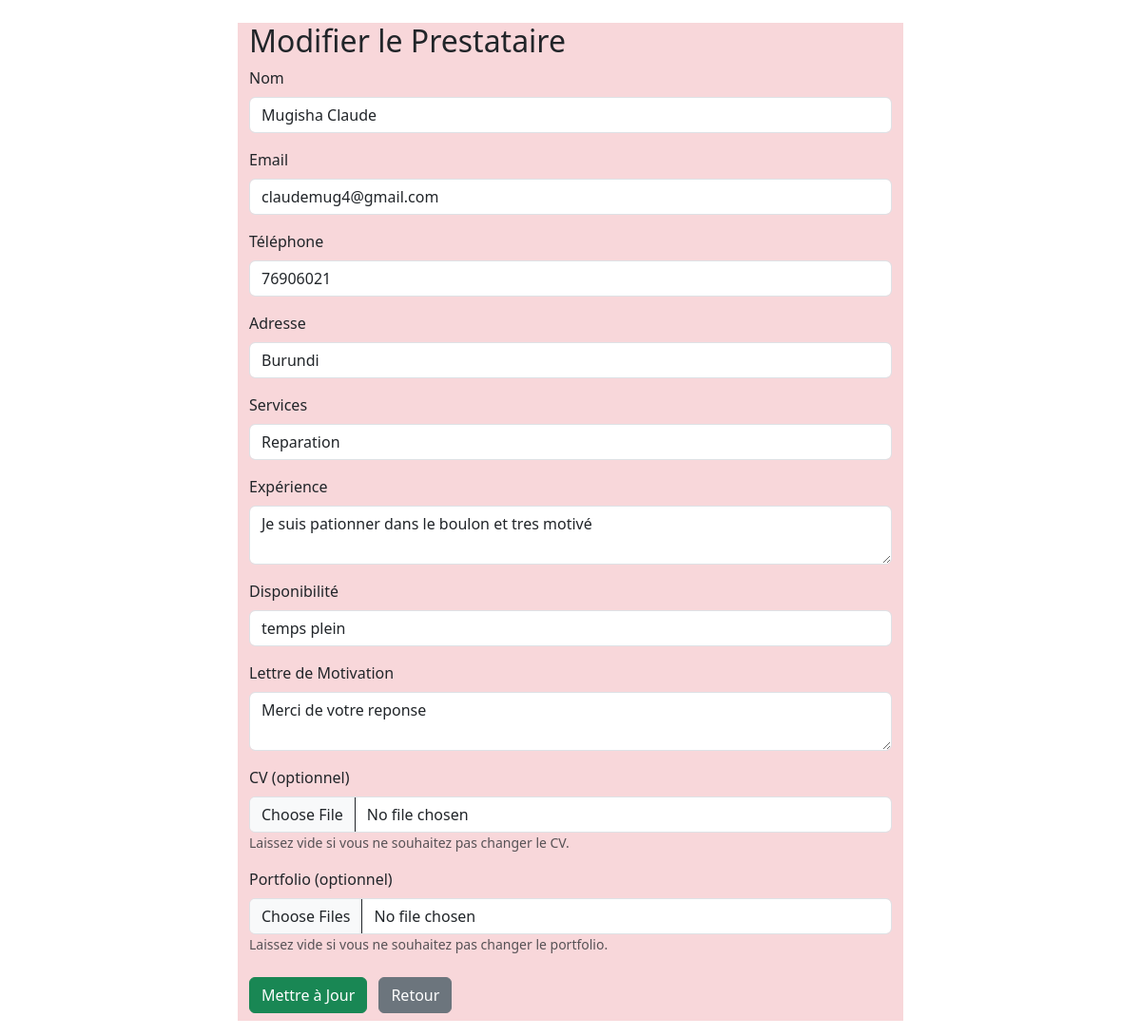
/modifierP.php?id=3, run on the app's committed database.
### tables this page shows
CREATE TABLE `prestataire` (
  `id` int(11) NOT NULL,
  `nom` varchar(100) NOT NULL,
  `email` varchar(100) NOT NULL,
  `telephone` varchar(15) NOT NULL,
  `adresse` varchar(255) NOT NULL,
  `services` varchar(255) NOT NULL,
  `experience` text NOT NULL,
  `disponibilite` varchar(50) NOT NULL,
  `lettre_motivation` text NOT NULL,
  `cv` varchar(255) DEFAULT NULL,
  `portfolio` varchar(255) DEFAULT NULL,
  `date_inscription` timestamp NOT NULL DEFAULT current_timestamp()
);

### modifierP.PHP (the view, shortened to what this page needs)
<?php
$servername = "localhost";
$username = "root";
$password = "";
$dbname = "services";
$conn = new mysqli($servername, $username, $password, $dbname);
if (isset($_GET['id'])) {
    $id = $_GET['id'];
    $stmt = $conn->prepare("SELECT * FROM prestataire WHERE id = ?");
    $stmt->bind_param("i", $id);
    $stmt->execute();
    $result = $stmt->get_result();
    if ($result->num_rows > 0) {
        $prestataire = $result->fetch_assoc();
    } else {
        echo "Prestataire non trouvé.";
        exit;
    }
} else {
    echo "Aucun ID fourni.";
    exit;
}
?>
<div class="container mt-4 col-7 bg-danger-subtle">
    <h2>Modifier le Prestataire</h2>
    <form action="modifierP.php?id=<?php echo $id; ?>" method="POST" enctype="multipart/form-data">
        <div class="mb-3">
            <label for="nom" class="form-label">Nom</label>
            <input type="text" class="form-control" id="nom" name="nom" value="<?php echo htmlspecialchars($prestataire['nom']); ?>" required>
        </div>
        <div class="mb-3">
            <label for="email" class="form-label">Email</label>
            <input type="email" class="form-control" id="email" name="email" value="<?php echo htmlspecialchars($prestataire['email']); ?>" required>
        </div>
        <div class="mb-3">
            <label for="telephone" class="form-label">Téléphone</label>
            <input type="text" class="form-control" id="telephone" name="telephone" value="<?php echo htmlspecialchars($prestataire['telephone']); ?>" required>
        </div>
        <div class="mb-3">
            <label for="adresse" class="form-label">Adresse</label>
            <input type="text" class="form-control" id="adresse" name="adresse" value="<?php echo htmlspecialchars($prestataire['adresse']); ?>" required>
        </div>
        <div class="mb-3">
            <label for="services" class="form-label">Services</label>
            <input type="text" class="form-control" id="services" name="services" value="<?php echo htmlspecialchars($prestataire['services']); ?>" required>
        </div>
        <div class="mb-3">
            <label for="experience" class="form-label">Expérience</label>
            <textarea class="form-control" id="experience" name="experience" required><?php echo htmlspecialchars($prestataire['experience']); ?></textarea>
        </div>
        <div class="mb-3">
            <label for="disponibilite" class="form-label">Disponibilité</label>
            <input type="text" class="form-control" id="disponibilite" name="disponibilite" value="<?php echo htmlspecialchars($prestataire['disponibilite']); ?>" required>
        </div>
        <div class="mb-3">
            <label for="lettreMotivation" class="form-label">Lettre de Motivation</label>
            <textarea class="form-control" id="lettreMotivation" name="lettreMotivation" required><?php echo htmlspecialchars($prestataire['lettre_motivation']); ?></textarea>
        </div>
        <div class="mb-3">
            <label for="cv" class="form-label">CV (optionnel)</label>
            <input type="file" class="form-control" id="cv" name="cv">
            <small class="form-text text-muted">Laissez vide si vous ne souhaitez pas changer le CV.</small>
        </div>
        <div class="mb-3">
            <label for="portfolio" class="form-label">Portfolio (optionnel)</label>
            <input type="file" class="form-control" id="portfolio" name="portfolio[]" multiple>
            <small class="form-text text-muted">Laissez vide si vous ne souhaitez pas changer le portfolio.</small>
        </div>
        <button type="submit" class="btn btn-success">Mettre à Jour</button>
        <a href="prestatairBase.php" class="btn btn-secondary m-2">Retour</a>
    </form>
</div>
<link href="https://cdn.jsdelivr.net/npm/bootstrap@5.3.0-alpha1/dist/css/bootstrap.min.css" rel="stylesheet">
<link href="https://cdn.jsdelivr.net/npm/bootstrap-icons/font/bootstrap-icons.css" rel="stylesheet">

### data on the page
prestataire: nom "Mugisha Claude", email "claudemug4@gmail.com", telephone "76906021", adresse "Burundi", services "Reparation", experience "Je suis pationner dans le boulon et tres motivé", disponibilite "temps plein", lettreMotivation "Merci de votre reponse"
